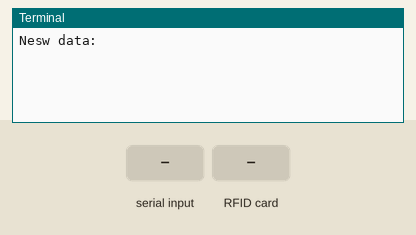
The program below on a simulated Raspberry Pi (header pin numbers). Parts: the last lines printed to the terminal. The inputs (shaded band) are chosen by the test bench. At 2.8 s the program stops and its outputs stay as they are.

Above: at 1.2 s.
1.3 s: "1" typed at the terminal, then Enter
At 2.5 s:
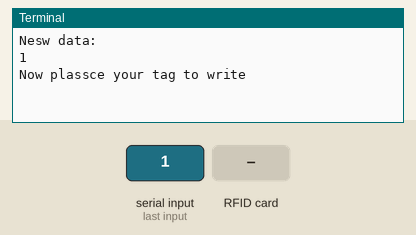
2.8 s: RFID card 5E 7A 19 C4 held to the reader
At 3.9 s:
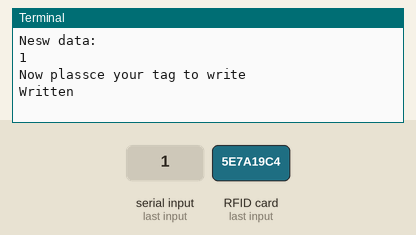

The program:

rf2.py
```python
import RPi.GPIO as GPIO
from mfrc522 import SimpleMFRC522
reader = SimpleMFRC522()
try:
        text = input('Nesw data:')
        print("Now plassce your tag to write")
        reader.write(text)
        print("Written")
finally:
        GPIO.cleanup()
```

Measured:
- after the input at 1.3 s, the terminal: prints a new line at once (image 1)
- after the input at 2.8 s, the terminal: prints a new line at once (image 2)
